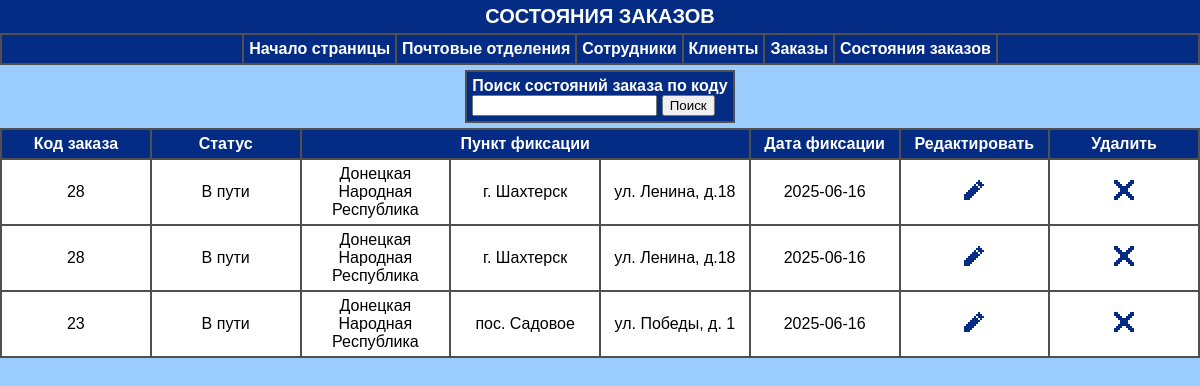
The app's page /tabPartOrders/statusOrderPage.php, older data.
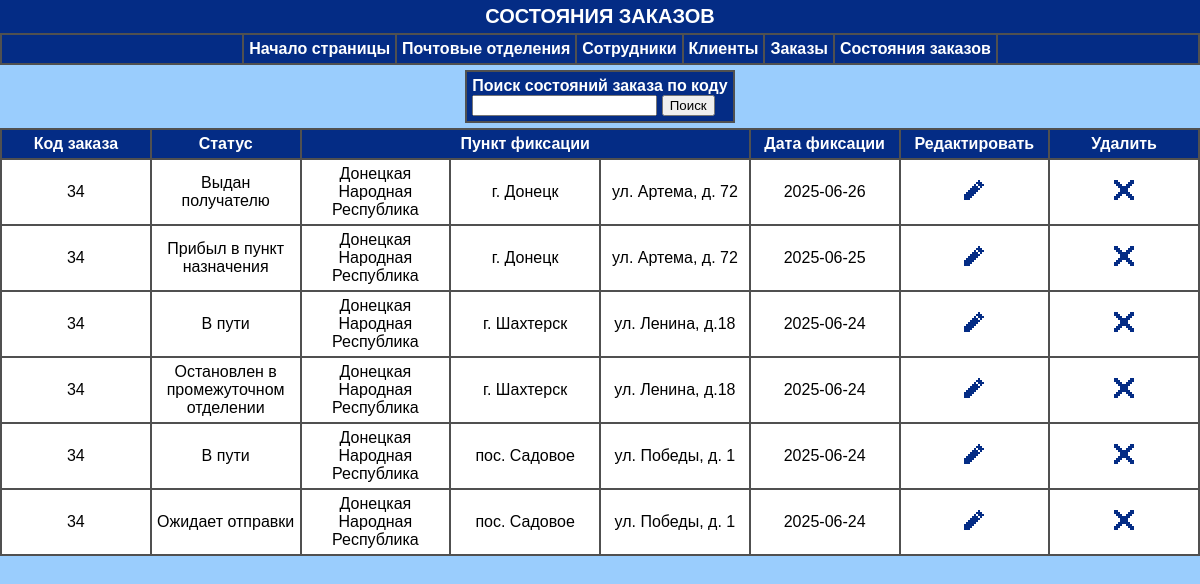
The same page, newer data.
### tables this page shows
CREATE TABLE IF NOT EXISTS `tabpartorders` (
  `tabPartOrderID` int(11) unsigned NOT NULL AUTO_INCREMENT,
  `orderID` int(11) unsigned NOT NULL,
  `statusID` int(11) unsigned NOT NULL,
  `departmentID` int(11) unsigned NOT NULL,
  `dateOfFix` date NOT NULL,
  PRIMARY KEY (`tabPartOrderID`),
  KEY `orderID` (`orderID`),
  KEY `statusID` (`statusID`),
  KEY `departmentID` (`departmentID`),
  CONSTRAINT `FK_tabpartorders_departments` FOREIGN KEY (`departmentID`) REFERENCES `departments` (`departmentID`) ON DELETE NO ACTION ON UPDATE NO ACTION,
  CONSTRAINT `FK_tabpartorders_orders` FOREIGN KEY (`orderID`) REFERENCES `orders` (`orderID`) ON DELETE NO ACTION ON UPDATE NO ACTION,
  CONSTRAINT `FK_tabpartorders_statusoforders` FOREIGN KEY (`statusID`) REFERENCES `statusoforders` (`statusID`) ON DELETE NO ACTION ON UPDATE NO ACTION
);

CREATE TABLE IF NOT EXISTS `statusoforders` (
  `statusID` int(11) unsigned NOT NULL AUTO_INCREMENT,
  `statusName` varchar(50) NOT NULL,
  PRIMARY KEY (`statusID`)
);

CREATE TABLE IF NOT EXISTS `departments` (
  `departmentID` int(11) unsigned NOT NULL AUTO_INCREMENT,
  `departmentRegion` varchar(50) NOT NULL,
  `departmentCityOrVillage` varchar(50) NOT NULL,
  `departmentAddress` varchar(50) NOT NULL,
  PRIMARY KEY (`departmentID`)
);

### functions_db.php (called while the page is built, shortened)
<?php
$link = false;
function get_all_status_orders_info()
{
    global $link;
    $res = mysqli_query($link, "CALL tab_part_orders_info()");
    return mysqli_fetch_all($res, MYSQLI_ASSOC);
}
?>

### tabPartOrders/statusOrderPage.php (the view, shortened to what this page needs)
<?php
include "../functions_db.php";
$status_orders_info = get_all_status_orders_info();
?>
<!DOCTYPE html>
<html lang = "en">
<head>
    <link rel = "stylesheet" href = "statusOrdersPageStyle.css">
</head>
<body>
    <section class = "beginning", id='home'>
        <div class = "title_text">СОСТОЯНИЯ ЗАКАЗОВ</div>
    </section>
    <div class="nav">
        <ul>
            <li><a href="#home">Начало страницы</a></li>
            <li><a href="../departments/departmentsPage.php">Почтовые отделения</a></li>
            <li><a href="../workers/workersPage.php">Сотрудники</a></li>
            <li><a href="../clients/clientsPage.php">Клиенты</a></li>
            <li><a href="../orders/ordersPage.php">Заказы</a></li>
            <li><a href="../tabPartOrders/statusOrderPage.php">Состояния заказов</a></li>
        </ul>
    </div>
    <section class = "add_and_find_receipt">
        <div class = searchdiv>
            <form action="searchResultStatusOrderPage.php" method="GET">
                <div><label for="search_term">Поиск состояний заказа по коду</label></div>
                <div><input type="number" id="search_term" name="search_term" required>
                <button type="submit">Поиск</button></div>
            </form>
        </div>
    </section>
    <div class = "table">
        <table>
            <thead><th>Код заказа</th><th>Статус</th><th colspan = 3>Пункт фиксации</th><th>Дата фиксации</th><th>Редактировать</th><th>Удалить</th></thead>
            <?php
                for($i = 0; $i < count($status_orders_info); $i++)
                {
                    $status_order_id = $status_orders_info[$i]["tabPartOrderID"];
                    $order_id = $status_orders_info[$i]["orderID"];
                    $status_name = $status_orders_info[$i]["statusName"];
                    $department_region = $status_orders_info[$i]["departmentRegion"];
                    $department_city_or_village = $status_orders_info[$i]["departmentCityOrVillage"];
                    $department_address = $status_orders_info[$i]["departmentAddress"];
                    $date_of_fix = $status_orders_info[$i]["dateOfFix"];
                    echo "<tr>
                    <td>$order_id</td>
                    <td>$status_name</td>
                    <td>$department_region</td>
                    <td>$department_city_or_village</td>
                    <td>$department_address</td>
                    <td>$date_of_fix</td>
                    <td><a href = statusOrderEditPage.php?statusOrderEditById=$status_order_id><img src = '../Resources/edit.png'</a></td>
                    <td><a href = statusOrderDeleteByIdController.php?statusOrderDelById=$status_order_id><img src = '../Resources/cross.png'</a></td></tr>";
                }
            ?>
        </table>
    </div>
</body>
</html>

### tabPartOrders/statusOrdersPageStyle.css (style rules this page uses)
body { font-family: Arial, Helvetica, sans-serif; background-color: rgb(154, 205, 253); min-width: 1000px; margin: 0px; }
.beginning { display: flex; justify-content: center; background: rgb(4, 44, 133); padding: 5px; }
.title_text { color: rgb(255, 255, 255); font-size: 20px; font-weight: bold; }
.nav { z-index: 1; position: sticky; top: 0; }
.nav ul { display: flex; justify-content: center; background-color: rgb(4, 44, 133); border: 2px solid rgb(80, 80, 80); margin: 0px; }
.nav li { border-right: 2px solid rgb(80, 80, 80); padding: 5px; list-style-type: none; }
li:first-child { border-left: 2px solid rgb(80, 80, 80); }
.add_and_find_receipt { display: flex; justify-content: center; }
a { color: rgb(255, 255, 255); text-decoration: none; font-weight: bold; }
.searchdiv { background-color: rgb(4, 44, 133); border: 2px solid rgb(80, 80, 80); padding: 5px; margin: 5px; color: rgb(255, 255, 255); font-weight: bold; }
table { border: 2px solid rgb(80, 80, 80); table-layout: fixed; width: 100%; border-collapse: collapse; }
table th { color: rgb(255, 255, 255); font-weight: bold; padding: 5px; background: rgb(4, 44, 133); border: 2px solid rgb(80, 80, 80); overflow: hidden; }
table td { background: rgb(255, 255, 255); padding: 5px; border: 2px solid rgb(80, 80, 80); overflow: hidden; text-align: center; }

Row changes from the older to the newer data that the page shows:
removed tabpartorders: orderID "28", statusID.statusName "В пути", departmentID.departmentRegion "Донецкая Народная Республика", departmentID.departmentCityOrVillage "г. Шахтерск", departmentID.departmentAddress "ул. Ленина, д.18", dateOfFix "2025-06-16"
changed tabpartorders: orderID "28" → "34"; statusID.statusName "В пути" → "Выдан получателю"; departmentID.departmentCityOrVillage "г. Шахтерск" → "г. Донецк"; departmentID.departmentAddress "ул. Ленина, д.18" → "ул. Артема, д. 72"; dateOfFix "2025-06-16" → "2025-06-26"
changed tabpartorders: orderID "23" → "34"; statusID.statusName "В пути" → "Прибыл в пункт назначения"; departmentID.departmentCityOrVillage "пос. Садовое" → "г. Донецк"; departmentID.departmentAddress "ул. Победы, д. 1" → "ул. Артема, д. 72"; dateOfFix "2025-06-16" → "2025-06-25"
added tabpartorders: orderID "34", statusID.statusName "В пути", departmentID.departmentRegion "Донецкая Народная Республика", departmentID.departmentCityOrVillage "г. Шахтерск", departmentID.departmentAddress "ул. Ленина, д.18", dateOfFix "2025-06-24"
added tabpartorders: orderID "34", statusID.statusName "Остановлен в промежуточном отделении", departmentID.departmentRegion "Донецкая Народная Республика", departmentID.departmentCityOrVillage "г. Шахтерск", departmentID.departmentAddress "ул. Ленина, д.18", dateOfFix "2025-06-24"
added tabpartorders: orderID "34", statusID.statusName "В пути", departmentID.departmentRegion "Донецкая Народная Республика", departmentID.departmentCityOrVillage "пос. Садовое", departmentID.departmentAddress "ул. Победы, д. 1", dateOfFix "2025-06-24"
added tabpartorders: orderID "34", statusID.statusName "Ожидает отправки", departmentID.departmentRegion "Донецкая Народная Республика", departmentID.departmentCityOrVillage "пос. Садовое", departmentID.departmentAddress "ул. Победы, д. 1", dateOfFix "2025-06-24"
